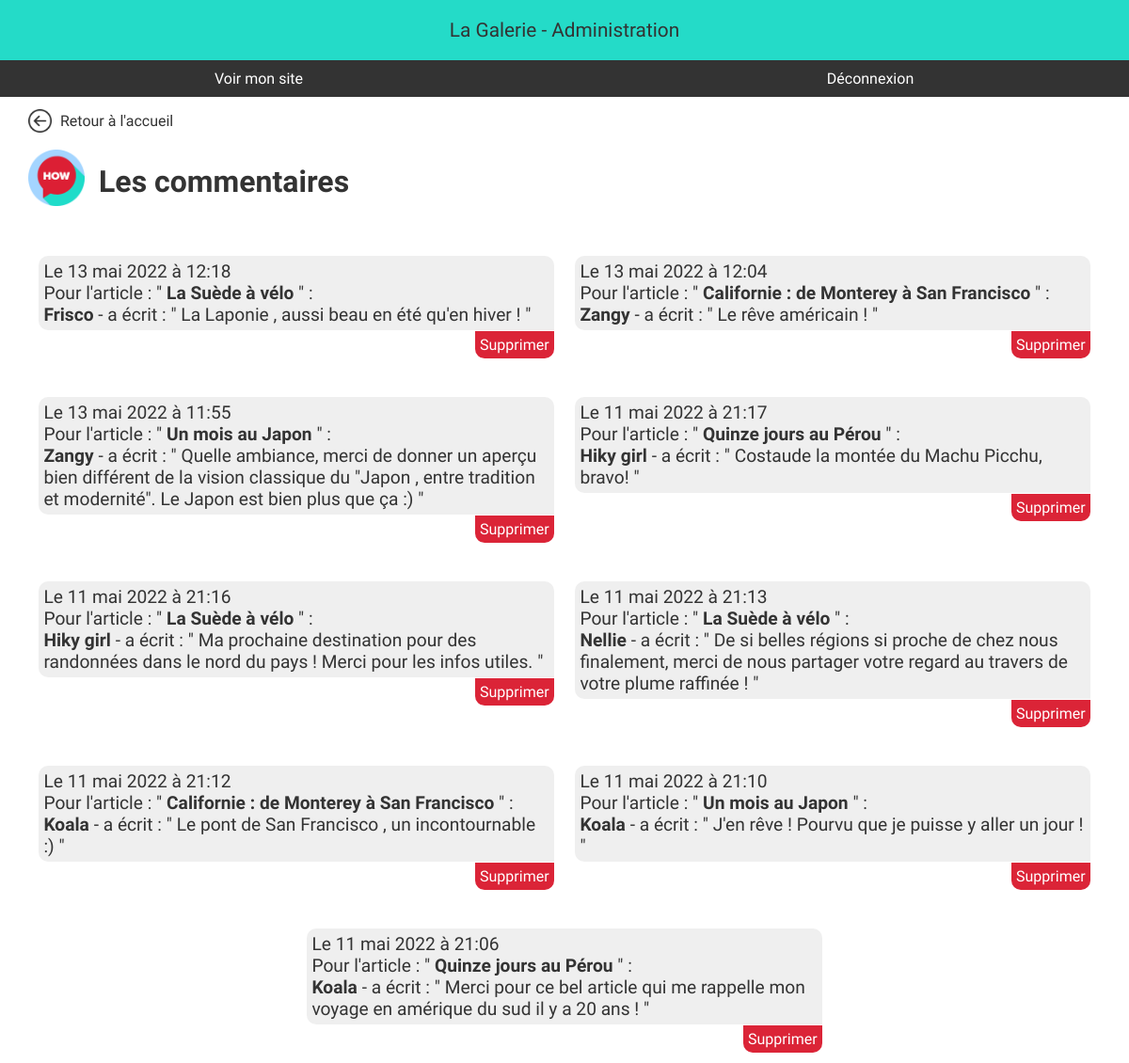
Page /indexAdmin.php?action=commentsAdmin (signed in) on the earlier database version.
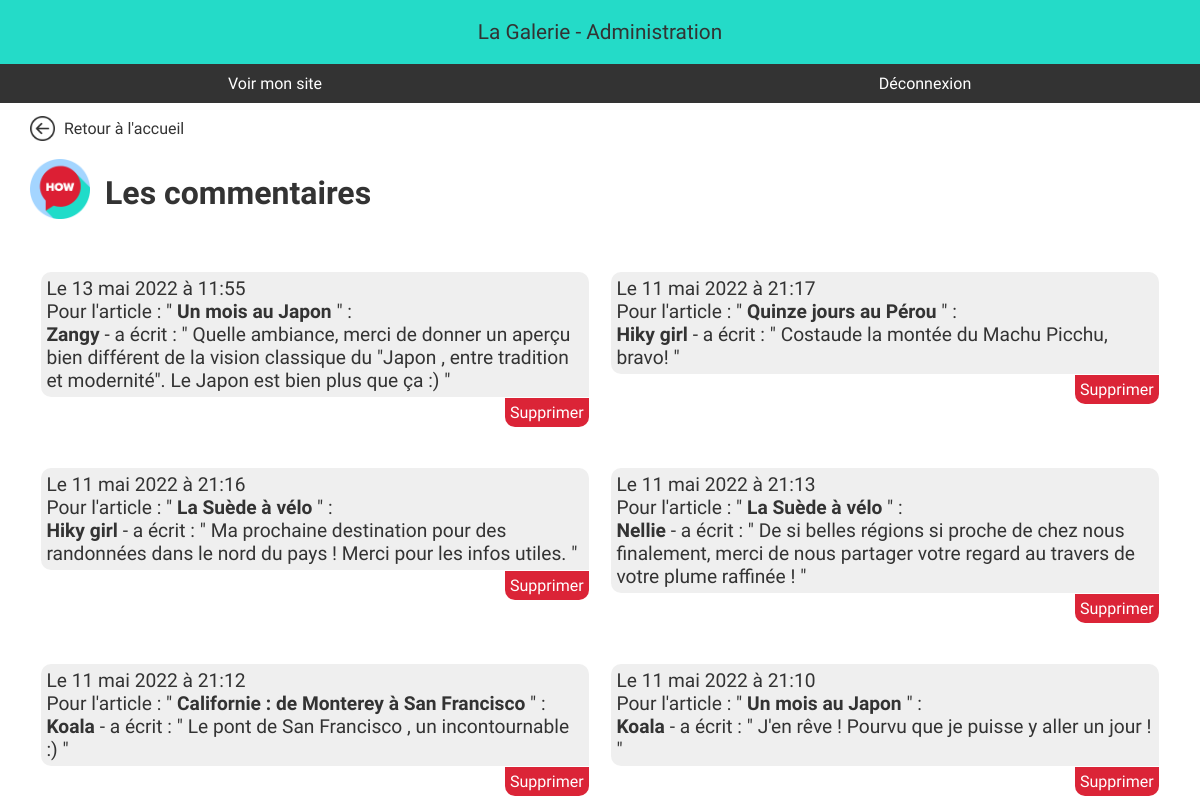
Same page on the later database version.
### tables this page shows
CREATE TABLE IF NOT EXISTS `comments` (
  `id` int(11) unsigned NOT NULL AUTO_INCREMENT,
  `blogpost_id` int(11) unsigned NOT NULL,
  `user_id` int(11) unsigned NOT NULL,
  `content` text NOT NULL,
  `created_at` timestamp NOT NULL DEFAULT CURRENT_TIMESTAMP,
  PRIMARY KEY (`id`),
  KEY `FK_comments_blogposts` (`blogpost_id`),
  KEY `FK_comments_users` (`user_id`),
  CONSTRAINT `FK_comments_blogposts` FOREIGN KEY (`blogpost_id`) REFERENCES `blogposts` (`id`) ON DELETE CASCADE ON UPDATE CASCADE,
  CONSTRAINT `FK_comments_users` FOREIGN KEY (`user_id`) REFERENCES `users` (`id`) ON DELETE CASCADE ON UPDATE CASCADE
);

CREATE TABLE IF NOT EXISTS `blogposts` (
  `id` int(10) unsigned NOT NULL AUTO_INCREMENT,
  `title` varchar(100) NOT NULL,
  `picture` varchar(255) NOT NULL,
  `content` varchar(10000) NOT NULL,
  `category` varchar(50) NOT NULL,
  `alt` varchar(500) NOT NULL,
  `created_at` timestamp NOT NULL DEFAULT CURRENT_TIMESTAMP ON UPDATE CURRENT_TIMESTAMP,
  PRIMARY KEY (`id`)
);

CREATE TABLE IF NOT EXISTS `users` (
  `id` int(11) unsigned NOT NULL AUTO_INCREMENT,
  `firstname` varchar(50) NOT NULL,
  `lastname` varchar(50) NOT NULL,
  `pseudo` varchar(50) NOT NULL,
  `mdp` varchar(255) NOT NULL,
  `confirm_mdp` varchar(255) NOT NULL,
  `email` varchar(50) NOT NULL,
  `created_at` timestamp NOT NULL DEFAULT CURRENT_TIMESTAMP,
  PRIMARY KEY (`id`),
  UNIQUE KEY `email` (`email`)
);

### app/Controllers/AdminController.php (called while the page is built, shortened)
<?php
class AdminController extends Controller
{
    function commentsAdmin()
    {
        $comments = new \Projet\Models\AdminModel();
        $seeComments = $comments->getComments();
        $data = $seeComments->fetchAll();
        return $this->viewAdmin('commentsAdmin', $data);
    }
}

### app/Models/AdminModel.php (called while the page is built, shortened)
<?php
class AdminModel extends Manager
{
        public function getComments()
        {
            $bdd = $this->dbConnect();
            $req = $bdd->prepare(
                'SELECT comments.id AS commentId, blogposts.id AS blogpostsId, DATE_FORMAT(comments.created_at, "Le %d %M %Y à %H:%i") AS created_at, users.pseudo, comments.content, blogposts.title
                FROM comments
                INNER JOIN blogposts ON comments.blogpost_id = blogposts.id
                INNER JOIN users ON comments.user_id = users.id
                ORDER BY comments.id DESC');
            $req->execute();
            return $req;
        }
}

### app/views/Admin/commentsAdmin.php (the view)
<?php include ('header.php'); ?>
<main class="container forms" id="adminComments">
    <div class="backToMenu">
        <a href="/indexAdmin.php?action=dashBoard" title="retour à l'accueil"><img src="/app/public/Administration/img/back-button.png" alt="fleche gauche">
            Retour à l'accueil</a>
    </div>
    <h1><img src="/app/public/Administration/img/commentlogo.png" alt="logo commentaires">Les commentaires</h1>
    <div class="flexList">
        <?php foreach($datas as $allComments){ ?>
                <div class="userComments">
                    <div class="commentContent">
                        <p><?= $allComments['created_at'] ?></p>
                        <p>Pour l'article : " <strong><?= $allComments['title'] ?></strong> " :</p>
                        <p><strong><?= $allComments['pseudo'] ?></strong> - a écrit : " <span><?= $allComments['content'] ?></span> "</p>
                    </div>
                    <div class="delete">
                        <a href="indexAdmin.php?action=deleteComment&id=<?= $allComments['commentId'] ?>" title="supprimer un commentaire">Supprimer</a>
                    </div>
                </div>
        <?php } ?>
    </div>
</main>
<?php include ('footer.php'); ?>

### indexAdmin.php (shortened to what this page needs)
<?php
try {
    $adminController = new \Projet\Controllers\AdminController();
    if (isset($_GET['action']))
    {
        if ($_GET['action'] == 'createAdmin')
        {
            $email = $_POST['email'];
            $pass = $_POST['mdp'];
            $firstname = $_POST['firstname'];
            $lastname = $_POST['lastname'];
            $mdp = password_hash($pass, PASSWORD_DEFAULT);
            $adminController->createAdmin($firstname, $lastname, $mdp, $email);
        }
        elseif ($_GET['action'] == 'createAdminPage')
        {
            $adminController->createAdminPage();
        }
        elseif ($_GET['action'] == 'contact')
        {
            $adminController->contactAdmin();
        }
        elseif ($_GET['action'] == 'about')
        {
            $adminController->aboutAdmin();
        }
        elseif ($_GET['action'] == 'portfolio')
        {
            $adminController->portfolioAdmin($error=null);
        }
        elseif ($_GET['action'] == 'blog')
        {
            $adminController->blogAdmin();
        }
        elseif ($_GET['action'] == 'yourinfos')
        {
            $adminController->infoCompte();
        }
        elseif ($_GET['action'] == 'dashBoard')
        {
            $adminController->dashBoard();
        }
        elseif ($_GET['action'] == 'deconnexion')
        {
            session_destroy();
            $adminController->connexionAdminPage();
        }
        elseif ($_GET['action'] == 'mails')
        {
            $adminController->mailsAdmin();
        }
        elseif ($_GET['action'] == 'commentsAdmin')
        {
            $adminController->commentsAdmin();
        }
        elseif($_GET['action'] == 'deleteComment')
        {
            $id = $_GET['id'];
            $adminController->deleteComment($id);
        }
        elseif ($_GET['action'] == 'showMail')
        {
            $id = $_GET['id'];
            $adminController->showMail($id);
        }
        elseif ($_GET['action'] == 'deleteMail')
        {
            $id = $_GET['id'];
            $adminController->deleteMail($id);
        }
        elseif ($_GET['action'] == 'deleteUser')
        {
            $id = $_GET['id'];
            $adminController->deleteUser($id);
        }
        elseif($_GET['action'] == 'deletePicture'){
            $adminController->deletePicture();
        }
        elseif($_GET['action'] == 'updateArticlePage')
        {
            $adminController->updateArticlePage($_GET['id']);
        }
        elseif($_GET['action'] == 'deleteArticle')
        {
            $adminController->deleteArticle();
        }
        elseif ($_GET['action'] == 'followers')
        {
            $adminController->subscribersList();
        }
    }
    else
    {
            $adminController->connexionAdminPage();
    }
}
catch (Exception $e)
{
    if ($e->getCode() == 404)
    {
        require 'app/Views/Admin/page404.php';
    }
    }
catch(Error $e)
{
    eCatcher($e);
    require "app/Views/Admin/oups.php";
}

### app/Controllers/Controller.php (shortened to what this page needs)
<?php
class Controller
{
    public function viewAdmin($viewname, $datas = null)
    {
        if(!empty($_SESSION) && $_SESSION['role'] > 0)
        {
            include('app/Views/Admin/' . $viewname . '.php');
        }
        else
            {
                echo 'accès non autorisé';
            }
        }
    }

### app/views/Admin/header.php (shortened to what this page needs)
<!DOCTYPE html>
<html lang="fr">
<head>
    <link rel="stylesheet" href="https://cdnjs.cloudflare.com/ajax/libs/font-awesome/6.0.0/css/all.min.css" />
    <link rel="stylesheet" href="./app/public/Administration/css/style.css">
</head>
<body>
<header id="head">
    <div id="top-bar">
       <a href="/indexAdmin.php?action=dashBoard" title="retour accueil">La Galerie - Administration</a>
    </div>
    <nav id="top-nav">
        <ul>
            <li><a href="/" title="voir le site" target="_blank">Voir mon site</a></li>
            <li><a href="/indexAdmin.php?action=deconnexion" title="se déconnecter">Déconnexion</a></li>
        </ul>
    </nav>
</header>

### app/views/Admin/footer.php (shortened to what this page needs)
</body>
</html>

### app/public/Administration/css/style.css (style rules this page uses)
:root { --light: #fff; --dark: #333; --red: #DB2437; --blue: #24DBC8; }
* { margin: 0; padding: 0; box-sizing: border-box; font-family: 'Sora', sans-serif; color: #333; }
.container { width: 95%; max-width: 1200px; margin: 0 auto; }
li { list-style-type: none; }
a { text-decoration: none; }
#head { background-color: #333; display: flex; flex-wrap: wrap; align-items:center ; }
#top-nav { width: 100%; }
#top-nav ul { display: flex; flex-wrap: wrap; width: 100%; justify-content:space-between; }
#top-nav li { margin: 10px 5px; width: 45%; text-align: center; }
#head a { color: #fff; text-decoration: none; list-style-type: none; }
#head #top-bar { width: 100%; text-align: center; background-color: #24DBC8; padding: 20px 0; font-size: 1.3rem; }
#head #top-bar a { color:#333; }
main { font-size: 1.4rem; }
h1 { font-size: 2rem; margin-top:20px ; }
.backToMenu { margin: 10px 0; }
.backToMenu a { width: 300px; border-radius: 10px; font-size: 1rem; }
.backToMenu img { width: 25px; margin-right: 5px; margin-bottom: -7px; }
#mailsPage h1 img, #adminComments h1 img, #usersList h1 img { width: 60px; margin-right: 15px; margin-bottom: -15px; }
#mailsPage h1, #usersList h1, #adminComments h1 { margin-bottom: 30px; }
#mailsPage .mail, #usersList .mail, #adminComments .commentContent { background-color: rgba(154, 154, 154, 0.158); border-radius: 10px 10px 0 10px; padding: 5px; margin-top: 15px; font-size: 1.2rem; }
.delete { text-align: end; }
.delete a { background-color: var(--red); color: var(--light); font-size: 1rem; padding: 5px; border-radius: 0 0 10px 10px; }
@media all and (min-width:768px) { #mailsPage .fullMail, #adminComments .userComments { width: 80%; margin: 15px auto; } }
@media all and (min-width:992px) { #usersList .flexList, #adminComments .flexList { display: flex; flex-wrap: wrap; justify-content: space-between; } }
@media all and (min-width:992px) { #usersList .fullMail, #adminComments .userComments { width: 48%; margin-bottom: 15px; } }

Differences in the rows shown:
removed comments: created_at "Le 13 mai 2022 à 12:18", blogpost.title "La Suède à vélo", user.pseudo "Frisco", content "La Laponie , aussi beau en été qu'en hiver !"
removed comments: created_at "Le 13 mai 2022 à 12:04", blogpost.title "Californie : de Monterey à San Francisco", user.pseudo "Zangy", content "Le rêve américain !"
removed comments: created_at "Le 11 mai 2022 à 21:06", blogpost.title "Quinze jours au Pérou", user.pseudo "Koala", content "Merci pour ce bel article qui me rappelle mon voyage en amérique du sud il y a 20 ans !"
